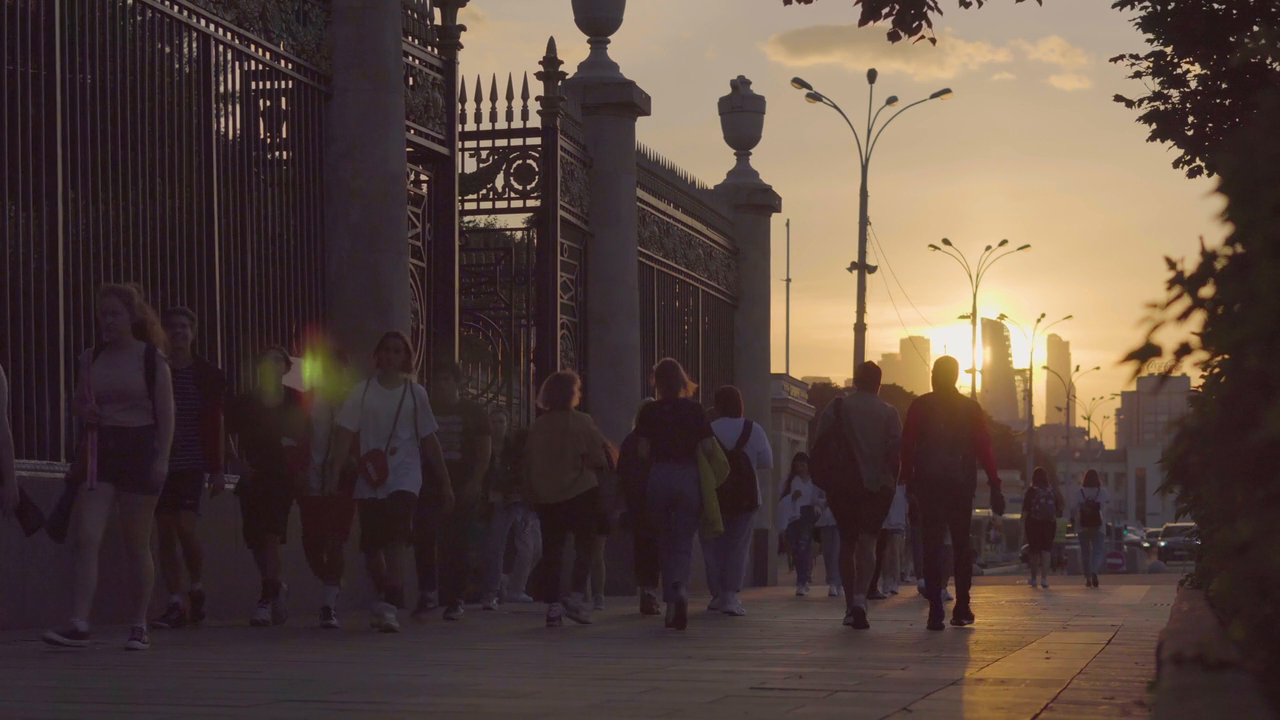
#> input picture frame 24 of others/1/70203/rikadai kadai python/dataset/videos/People - 84973.mp4, 1280 x 720 px
$ python exp01_thumbnail.py   (older library calls are emulated)
#> lines starting #> are read from the running program, lines starting #| are printed output that depends on the picture
#> in main, frame is the input picture: shape (720, 1280, 3); mean B, G, R 61.9, 68.5, 85.7
# =====================================================================
# exp01_thumbnail.py
# 課題 2 のサムネイル(代表フレーム)選択手法の定量比較実験
#
# 比較する 4 手法:
#   (a) 中央フレーム法        : フレーム番号 N//2 を選ぶ
#   (b) 平均ヒストグラム法    : 採用手法。グレースケール 64 bin 正規化
#                               ヒストグラムの平均への L2 距離最小
#                               (src/6324034_final_exam.py の
#                                task2_thumbnail_frame と同一ロジック,
#                                sample_step=5)
#   (c) 鮮明度法              : ラプラシアン分散が最大のフレーム
#   (d) カラフルネス法        : Hasler-Suesstrunk 指標が最大のフレーム
#
# 出力:
#   experiments/data/exp01_traces.csv   : 全フレームの各評価値の推移
#   experiments/data/exp01_summary.csv  : 各手法の選択結果・計算時間
#   experiments/figures/exp01_metric_traces.pdf   : 評価値推移 (2x2)
#   experiments/figures/exp01_normalized.pdf      : 正規化評価値の重ね描き
#   experiments/figures/exp01_selected_frames.pdf : 選択フレーム画像 (2x2)
#
# 実行方法:
#   cd "/Users/kimura2003/Downloads/rikadai kadai python"
#   DATASET_ROOT="$PWD" MPLBACKEND=Agg python3 experiments/exp01_thumbnail.py
# =====================================================================
import csv
import os
import time

import cv2
import numpy as np
import matplotlib
import matplotlib.pyplot as plt

DATASET_ROOT = os.environ.get("DATASET_ROOT", ".")
VIDEO_PATH = os.path.join(DATASET_ROOT, "dataset", "videos",
                          "People - 84973.mp4")
DATA_DIR = os.path.join(DATASET_ROOT, "experiments", "data")
FIG_DIR = os.path.join(DATASET_ROOT, "experiments", "figures")

HIST_BINS = 64      # 採用手法と同じビン数
SAMPLE_STEP = 5     # 採用手法と同じサンプリング間隔


# ---------------------------------------------------------------------
# 評価指標
# ---------------------------------------------------------------------
def compute_gray_histogram(frame, bins=HIST_BINS):
    """グレースケール正規化ヒストグラム(採用手法と同一ロジック)。"""
#> called with bins = 64
    gray = cv2.cvtColor(frame, cv2.COLOR_BGR2GRAY)
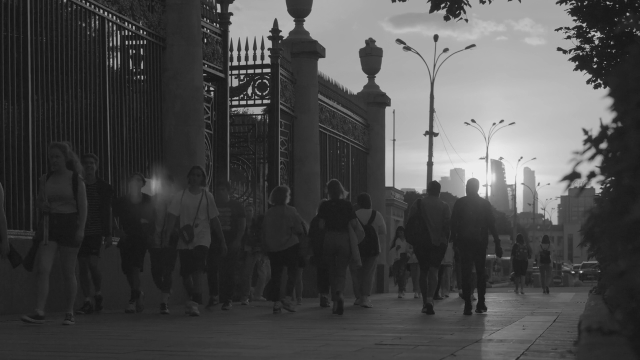
#> gray: shape (720, 1280) (shown at 1/2 size); min 15, max 244, mean 72.9
    hist, _ = np.histogram(gray, bins=bins, range=(0, 256))
#> hist = 64 values, max 92332 at index 8, min 0 at index 0, mean 14400
    hist = hist.astype(np.float64)
    total = hist.sum()
#> total = 921600
    if total > 0:
        hist = hist / total
#> hist = 64 values, max 0.1 at index 8, min 0 at index 0, mean 0.0156
    return hist


def laplacian_variance(frame):
    """鮮明度指標: グレースケール画像のラプラシアンの分散。"""
    gray = cv2.cvtColor(frame, cv2.COLOR_BGR2GRAY)
    lap = cv2.Laplacian(gray, cv2.CV_64F)
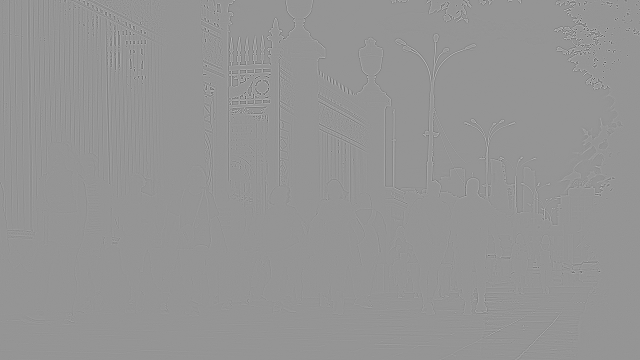
#> lap: shape (720, 1280) float64 (shown at 1/2 size); min -325, max 231, mean 0; drawn with min black and max white
    return float(lap.var())


def colorfulness_hs(frame):
    """Hasler-Suesstrunk のカラフルネス指標 M。

    rg = R - G, yb = (R + G)/2 - B として
    M = sqrt(sigma_rg^2 + sigma_yb^2) + 0.3 * sqrt(mu_rg^2 + mu_yb^2)
    """
    b = frame[:, :, 0].astype(np.float64)
    g = frame[:, :, 1].astype(np.float64)
    r = frame[:, :, 2].astype(np.float64)
    rg = r - g
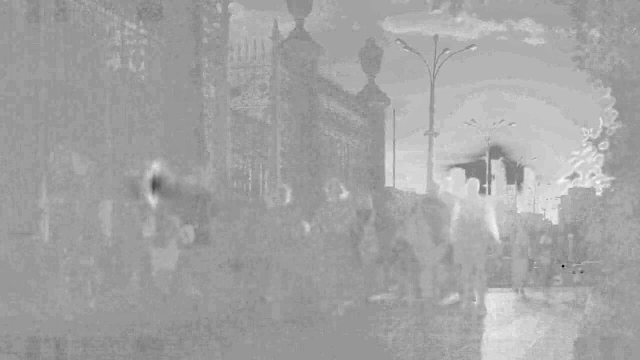
#> rg: shape (720, 1280) float64 (shown at 1/2 size); min -59, max 60, mean 17.3; drawn with min black and max white
    yb = 0.5 * (r + g) - b
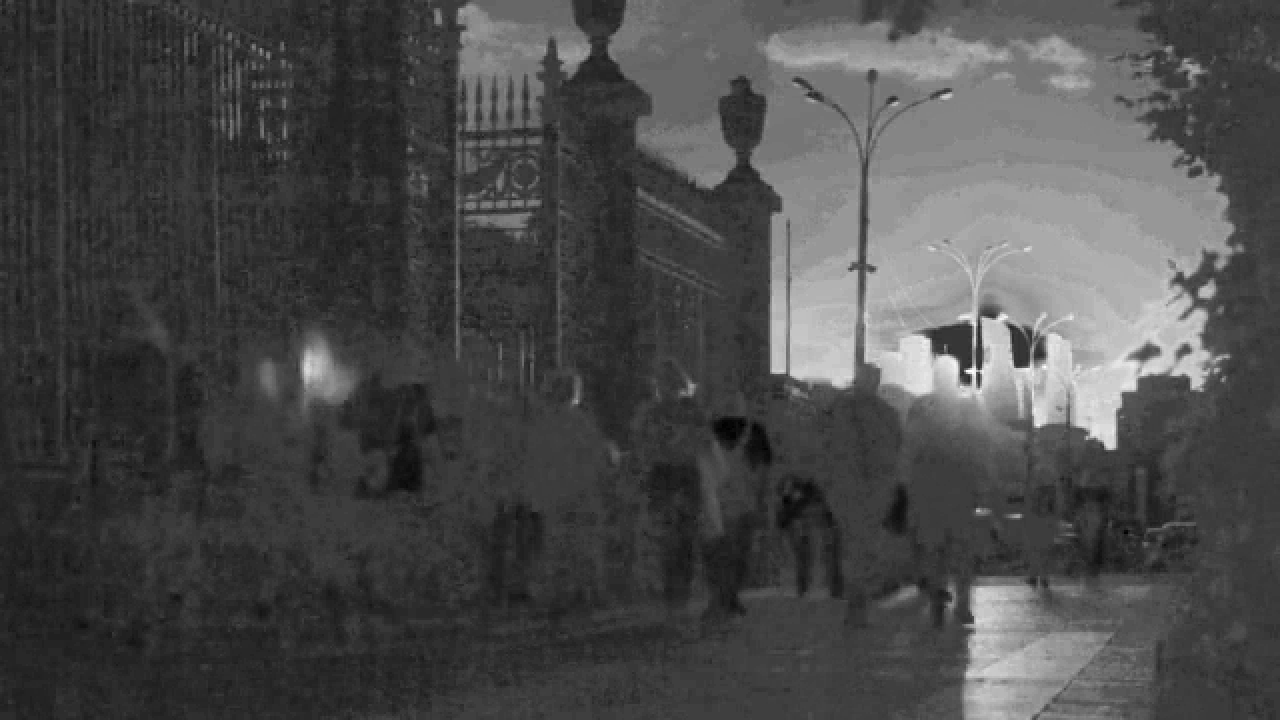
#> yb: shape (720, 1280) float64; min -22, max 105.5, mean 15.2; drawn with min black and max white
    sigma = np.sqrt(rg.var() + yb.var())
#> sigma = 23.05
    mu = np.sqrt(rg.mean() ** 2 + yb.mean() ** 2)
#> mu = 22.98
    return float(sigma + 0.3 * mu)


# [11 lines left out: functions percentile_rank, spearman_corr, not called in this run]


# ---------------------------------------------------------------------
# メイン処理
# ---------------------------------------------------------------------
def main():
    os.makedirs(DATA_DIR, exist_ok=True)
    os.makedirs(FIG_DIR, exist_ok=True)

    print("=" * 70)
    print("exp01: サムネイル選択手法の定量比較")
    print("=" * 70)
    print(f"OpenCV {cv2.__version__} / NumPy {np.__version__} / "
          f"matplotlib {matplotlib.__version__}")
    print(f"video: {VIDEO_PATH}")

    cap = cv2.VideoCapture(VIDEO_PATH)
    if not cap.isOpened():
        raise IOError(f"動画を開けません: {VIDEO_PATH}")
    width = int(cap.get(cv2.CAP_PROP_FRAME_WIDTH))
    height = int(cap.get(cv2.CAP_PROP_FRAME_HEIGHT))
    fps = cap.get(cv2.CAP_PROP_FPS)
    n_frames_prop = int(cap.get(cv2.CAP_PROP_FRAME_COUNT))
    print(f"size: {width}x{height}, fps: {fps}, frames(prop): {n_frames_prop}")

    # --- 1 パスで全フレームの各評価値と計算時間を収集 ---------------
    hists = []
    lap_vars = []
    colorfulness = []
    t_hist = []
    t_lap = []
    t_col = []
    t_decode = 0.0

    index = 0
    while True:
        t0 = time.perf_counter()
        ret, frame = cap.read()
        t_decode += time.perf_counter() - t0
        if not ret:
            break

        t0 = time.perf_counter()
        hists.append(compute_gray_histogram(frame))
        t_hist.append(time.perf_counter() - t0)

        t0 = time.perf_counter()
        lap_vars.append(laplacian_variance(frame))
        t_lap.append(time.perf_counter() - t0)

        t0 = time.perf_counter()
        colorfulness.append(colorfulness_hs(frame))
        t_col.append(time.perf_counter() - t0)

        index += 1
    cap.release()

    n_frames = index
    print(f"frames(read): {n_frames}")
    print(f"decode time total: {t_decode:.4f} s")

    hists = np.array(hists)
    lap_vars = np.array(lap_vars)
    colorfulness = np.array(colorfulness)
    frames_axis = np.arange(n_frames)

    # --- (a) 中央フレーム法 ------------------------------------------
    t0 = time.perf_counter()
    center_index = n_frames // 2
    time_center = time.perf_counter() - t0
    center_dist = np.abs(frames_axis - center_index).astype(np.float64)

    # --- (b) 平均ヒストグラム法(採用手法, sample_step=5) -----------
    t0 = time.perf_counter()
    sampled_idx = np.arange(0, n_frames, SAMPLE_STEP)
    sampled_hists = hists[sampled_idx]
    mean_hist_s5 = sampled_hists.mean(axis=0)
    dists_s5 = np.linalg.norm(sampled_hists - mean_hist_s5, axis=1)
    hist_index_s5 = int(sampled_idx[int(np.argmin(dists_s5))])
    time_hist_select = time.perf_counter() - t0
    time_hist = float(np.sum(np.array(t_hist)[sampled_idx])) + time_hist_select

    # 参考: sample_step=1(全フレーム)での平均ヒストグラム法
    mean_hist_s1 = hists.mean(axis=0)
    dists_s1 = np.linalg.norm(hists - mean_hist_s1, axis=1)
    hist_index_s1 = int(np.argmin(dists_s1))

    # --- (c) 鮮明度法(ラプラシアン分散最大) ------------------------
    t0 = time.perf_counter()
    lap_index = int(np.argmax(lap_vars))
    time_lap = float(np.sum(t_lap)) + (time.perf_counter() - t0)

    # --- (d) カラフルネス法(Hasler-Suesstrunk 指標最大) --------------
    t0 = time.perf_counter()
    col_index = int(np.argmax(colorfulness))
    time_col = float(np.sum(t_col)) + (time.perf_counter() - t0)

    methods = [
        ("center", "中央フレーム法", center_index, time_center),
        ("hist", "平均ヒストグラム法(採用)", hist_index_s5, time_hist),
        ("laplacian", "鮮明度法", lap_index, time_lap),
        ("colorfulness", "カラフルネス法", col_index, time_col),
    ]

    print()
    print("--- 各手法の選択フレームと計算時間 ---")
    for key, name, sel, t in methods:
        print(f"{key:14s} {name:22s} frame={sel:4d}  time={t:.6f} s")
    print(f"(参考) 平均ヒストグラム法 sample_step=1: frame={hist_index_s1}")
    print(f"(参考) sample_step=5 と step=1 の選択差: "
          f"{abs(hist_index_s1 - hist_index_s5)} フレーム")

    # --- 各指標の基本統計 ---------------------------------------------
    print()
    print("--- 各評価値の基本統計(全フレーム) ---")
    stats_rows = [
        ("hist_l2_dist(step=1)", dists_s1),
        ("laplacian_var", lap_vars),
        ("colorfulness", colorfulness),
    ]
    for name, arr in stats_rows:
        print(f"{name:22s} min={arr.min():12.6g} max={arr.max():12.6g} "
              f"mean={arr.mean():12.6g} std={arr.std():12.6g}")

    # --- 指標間の相互評価(クロス評価表) -----------------------------
    print()
    print("--- 各手法の選択フレームにおける他指標の値と百分位 ---")
    print("(百分位はその値以下のフレームが占める割合 [%]。"
          "hist_l2 は小さいほど良い / lap_var, colorfulness は大きいほど良い)")
    header = (f"{'method':14s} {'frame':>5s} "
              f"{'hist_l2':>10s} {'pct':>6s} "
              f"{'lap_var':>10s} {'pct':>6s} "
              f"{'colorful':>10s} {'pct':>6s}")
    print(header)
    cross_rows = []
    for key, name, sel, t in methods:
        h = dists_s1[sel]
        l = lap_vars[sel]
        c = colorfulness[sel]
        ph = percentile_rank(dists_s1, h)
        pl = percentile_rank(lap_vars, l)
        pc = percentile_rank(colorfulness, c)
        print(f"{key:14s} {sel:5d} "
              f"{h:10.6f} {ph:6.1f} "
              f"{l:10.2f} {pl:6.1f} "
              f"{c:10.2f} {pc:6.1f}")
        cross_rows.append([key, sel, h, ph, l, pl, c, pc, t])

    # --- 指標間の相関 ---------------------------------------------------
    print()
    print("--- 指標間の相関係数(全フレーム, Pearson / Spearman) ---")
    pairs = [
        ("hist_l2_dist vs laplacian_var", dists_s1, lap_vars),
        ("hist_l2_dist vs colorfulness", dists_s1, colorfulness),
        ("laplacian_var vs colorfulness", lap_vars, colorfulness),
    ]
    for name, x, y in pairs:
        pear = float(np.corrcoef(x, y)[0, 1])
        spear = spearman_corr(x, y)
        print(f"{name:32s} Pearson={pear:+.4f}  Spearman={spear:+.4f}")

    # --- CSV 出力 -------------------------------------------------------
    traces_csv = os.path.join(DATA_DIR, "exp01_traces.csv")
    with open(traces_csv, "w", newline="") as f:
        w = csv.writer(f)
        w.writerow(["frame", "center_dist", "hist_l2_dist_step1",
                    "laplacian_var", "colorfulness"])
        for i in range(n_frames):
            w.writerow([i, center_dist[i], f"{dists_s1[i]:.8f}",
                        f"{lap_vars[i]:.6f}", f"{colorfulness[i]:.6f}"])
    print()
    print(f"saved: {traces_csv}")

    summary_csv = os.path.join(DATA_DIR, "exp01_summary.csv")
    with open(summary_csv, "w", newline="") as f:
        w = csv.writer(f)
        w.writerow(["method", "selected_frame",
                    "hist_l2_dist", "hist_l2_percentile",
                    "laplacian_var", "laplacian_percentile",
                    "colorfulness", "colorfulness_percentile",
                    "time_sec"])
        for row in cross_rows:
            w.writerow([row[0], row[1],
                        f"{row[2]:.8f}", f"{row[3]:.1f}",
                        f"{row[4]:.4f}", f"{row[5]:.1f}",
                        f"{row[6]:.4f}", f"{row[7]:.1f}",
                        f"{row[8]:.6f}"])
    print(f"saved: {summary_csv}")

    # --- 図 1: 評価値の推移(2x2 サブプロット) -----------------------
    plt.rcParams.update({"font.size": 9})
    fig, axes = plt.subplots(2, 2, figsize=(8.0, 5.6))

    panels = [
        (axes[0, 0], center_dist, center_index,
         "(a) Center-frame: $|i - 120|$",
         "distance from center (frames)"),
        (axes[0, 1], dists_s1, hist_index_s5,
         "(b) Mean-histogram (adopted): L2 distance",
         "L2 distance to mean histogram (-)"),
        (axes[1, 0], lap_vars, lap_index,
         "(c) Sharpness: Laplacian variance",
         "Laplacian variance ((gray level)$^2$)"),
        (axes[1, 1], colorfulness, col_index,
         "(d) Colorfulness: Hasler-Suesstrunk $M$",
         "colorfulness $M$ (-)"),
    ]
    for ax, arr, sel, title, ylabel in panels:
        ax.plot(frames_axis, arr, color="black", linewidth=0.9)
        ax.axvline(sel, color="black", linestyle=(0, (5, 2)), linewidth=1.2)
        ymin, ymax = ax.get_ylim()
        ax.text(sel + 3, ymin + 0.88 * (ymax - ymin),
                f"selected: {sel}", fontsize=8)
        ax.set_title(title, fontsize=9)
        ax.set_xlabel("frame index (-)")
        ax.set_ylabel(ylabel)
        ax.grid(True, color="0.85", linewidth=0.5)
    fig.tight_layout()
    fig_path = os.path.join(FIG_DIR, "exp01_metric_traces.pdf")
    fig.savefig(fig_path)
    plt.close(fig)
    print(f"saved: {fig_path}")

    # --- 図 2: 正規化評価値の重ね描き ---------------------------------
    def minmax(arr):
        arr = np.asarray(arr, dtype=np.float64)
        return (arr - arr.min()) / (arr.max() - arr.min())

    fig, ax = plt.subplots(figsize=(7.4, 4.0))
    styles = [
        (minmax(center_dist), "center-frame $|i-120|$",
         "-", "o", "white"),
        (minmax(dists_s1), "mean-histogram L2 dist. (adopted)",
         "--", "s", "white"),
        (minmax(lap_vars), "Laplacian variance",
         "-.", "^", "black"),
        (minmax(colorfulness), "colorfulness $M$",
         ":", "v", "black"),
    ]
    for arr, label, ls, marker, mfc in styles:
        ax.plot(frames_axis, arr, linestyle=ls, marker=marker,
                markevery=20, markersize=4, markerfacecolor=mfc,
                color="black", linewidth=0.9, label=label)
    ax.set_xlabel("frame index (-)")
    ax.set_ylabel("min-max normalized metric value (-)")
    ax.grid(True, color="0.85", linewidth=0.5)
    ax.legend(fontsize=8, loc="upper left", framealpha=1.0)
    fig.tight_layout()
    fig_path = os.path.join(FIG_DIR, "exp01_normalized.pdf")
    fig.savefig(fig_path)
    plt.close(fig)
    print(f"saved: {fig_path}")

    # --- 図 3: 各手法の選択フレーム画像(2x2) ------------------------
    cap = cv2.VideoCapture(VIDEO_PATH)
    fig, axes = plt.subplots(2, 2, figsize=(8.0, 5.0))
    labels = ["(a) Center-frame", "(b) Mean-histogram (adopted)",
              "(c) Sharpness (Laplacian)", "(d) Colorfulness (H-S)"]
    for ax, (key, name, sel, t), label in zip(axes.flat, methods, labels):
        cap.set(cv2.CAP_PROP_POS_FRAMES, sel)
        ret, frame = cap.read()
        if not ret:
            raise IOError(f"フレーム {sel} を読み込めません")
        ax.imshow(cv2.cvtColor(frame, cv2.COLOR_BGR2RGB))
        ax.set_title(f"{label}: frame {sel}", fontsize=9)
        ax.axis("off")
    cap.release()
    fig.tight_layout()
    fig_path = os.path.join(FIG_DIR, "exp01_selected_frames.pdf")
    fig.savefig(fig_path)
    plt.close(fig)
    print(f"saved: {fig_path}")

    print()
    print("exp01 done.")


if __name__ == "__main__":
    main()

$ run again, starting later in the video
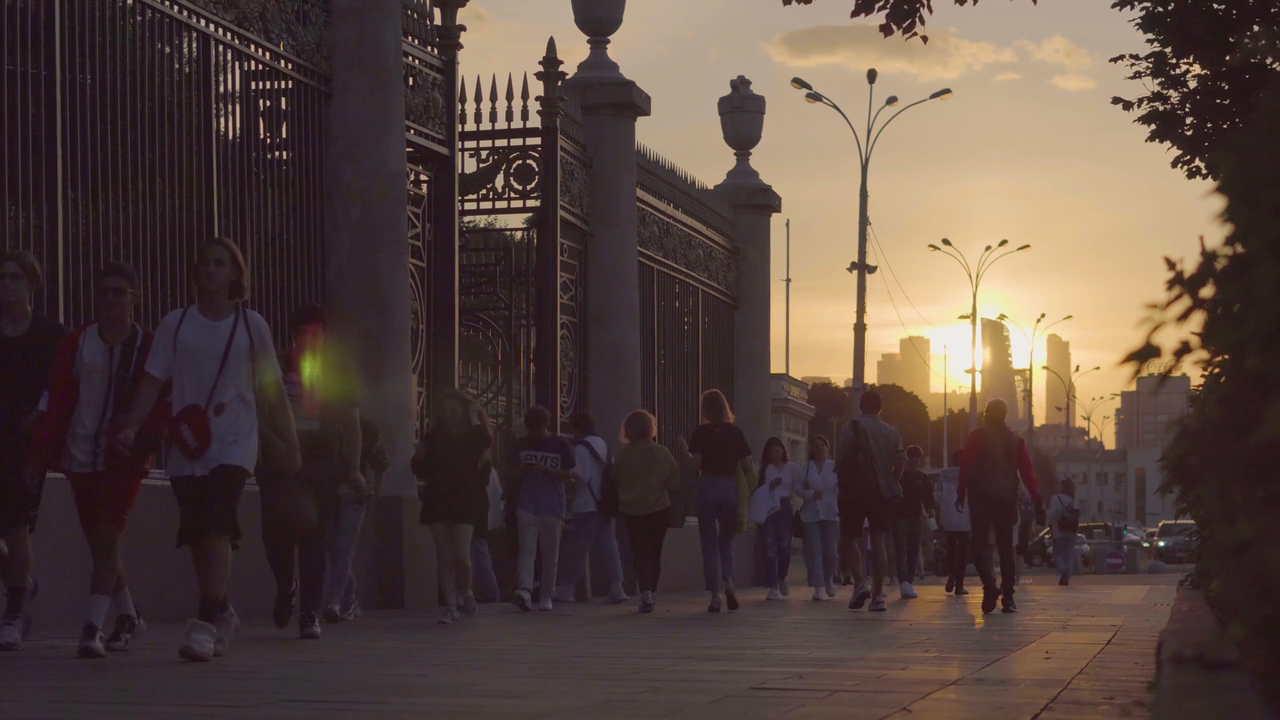
#> input picture frame 108 of others/1/70203/rikadai kadai python/dataset/videos/People - 84973.mp4, 1280 x 720 px
#> in main, frame is the input picture: shape (720, 1280, 3); mean B, G, R 63.1, 69.2, 86.4
#> in compute_gray_histogram, `gray = cv2.cvtColor(frame, cv2.COLOR_BGR2GRAY)`:
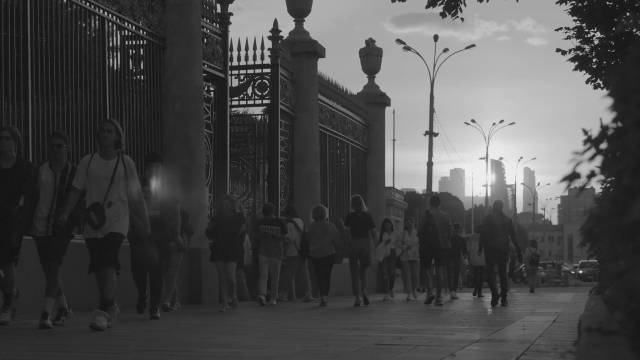
#> gray: shape (720, 1280) (shown at 1/2 size); min 13, max 247, mean 73.7
#> in compute_gray_histogram, `hist, _ = np.histogram(gray, bins=bins, range=(0, 256))`: hist = 64 values, max 83876 at index 8, min 0 at index 0, mean 14400
#> total = 921600
#> in compute_gray_histogram, `hist = hist / total`: hist = 64 values, max 0.091 at index 8, min 0 at index 0, mean 0.0156
#> in colorfulness_hs, `yb = 0.5 * (r + g) - b`:
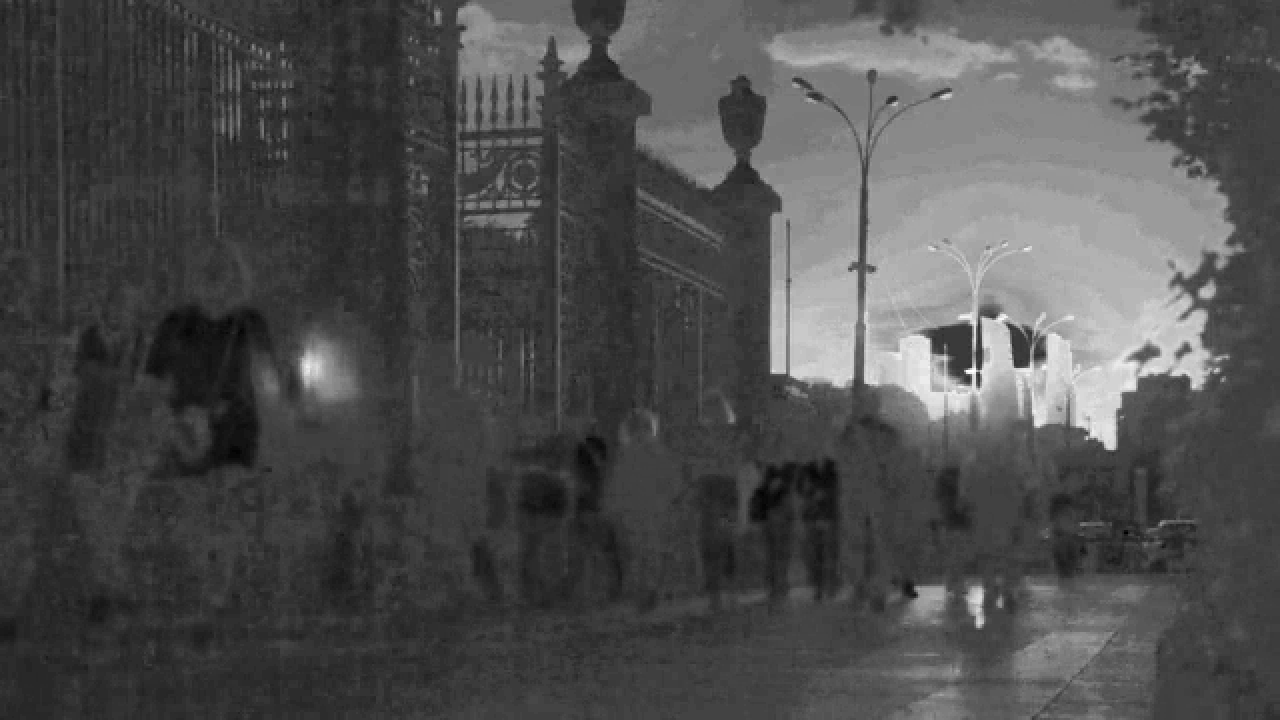
#> yb: shape (720, 1280) float64; min -24.5, max 103.5, mean 14.7; drawn with min black and max white
#> sigma = 22.73
#> mu = 22.67
